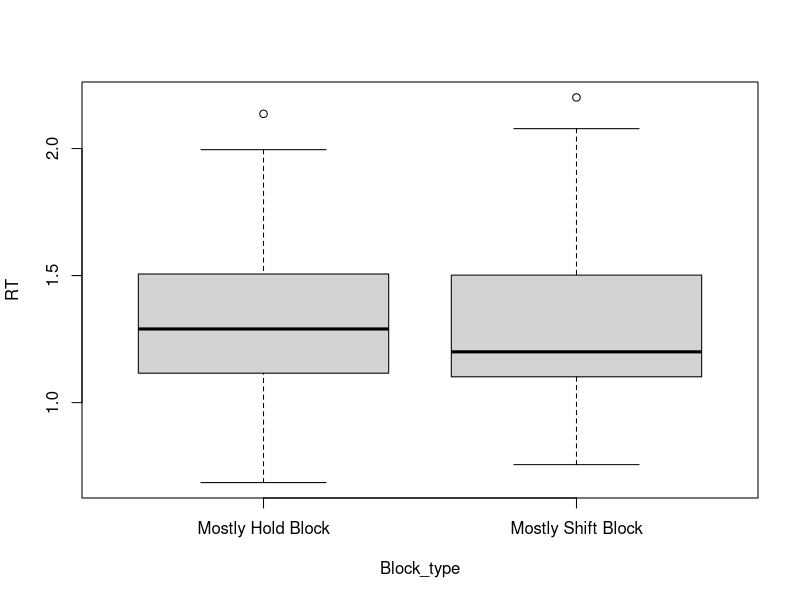
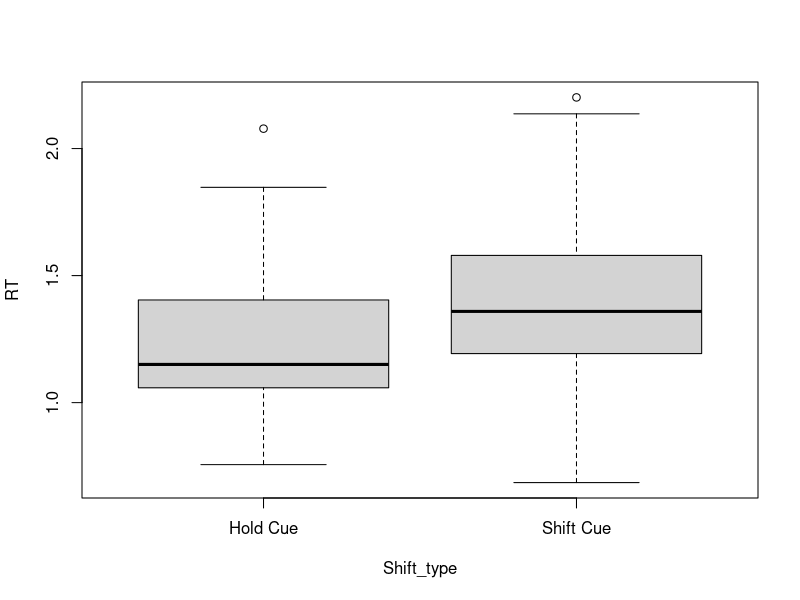
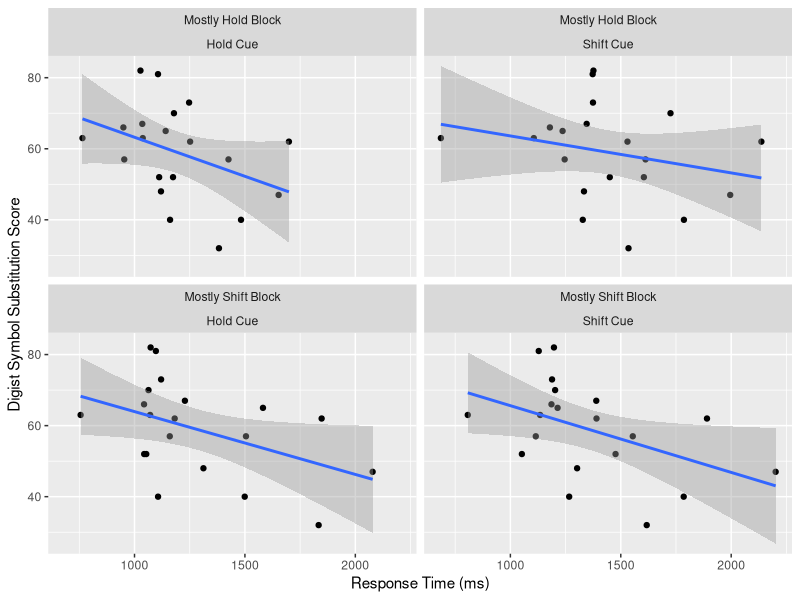

The R source for these figures, in order:
## ---- chunk 1
knitr::opts_chunk$set(echo = TRUE)
## ---- chunk 2

library(readxl)
library(psych)
library(tidyverse)
library(afex)
library(emmeans)
library(dplyr)
library(car)
library(rstatix)

Old <- read_excel("AllOldDSC.xlsx")
## ---- chunk 3
Old$PID<-as.factor(Old$PID)
#Old$Block_type<-as.factor(Old$Block_type)
#Old$Shift_type<-as.factor(Old$Shift_type)
Old$RT<-as.numeric(Old$RT)
Old$DSC<-as.numeric(Old$DSC)
Old$DSC_centered<-as.numeric(Old$DSC_centered)

## ---- chunk 4
Old$Block_type <- factor(Old$Block_type,
                               levels = c(1,2),
                               labels = c("Mostly Hold Block", "Mostly Shift Block")) 

Old$Shift_type <-factor(Old$Shift_type,
                                  levels = c(1,2),
                                  labels = c("Hold Cue", "Shift Cue")) 
## ---- chunk 5
summary(Old)
## ---- chunk 6
   Old %>%
            group_by(Block_type , Shift_type) %>%  
            summarise(mean_RT = mean(RT),
            sd_RT = sd(RT))
## ---- chunk 7
boxplot(RT ~ Block_type,
data = Old)
## ---- chunk 8
boxplot(RT ~ Shift_type,
data = Old)
## ---- chunk 9
leveneTest (RT ~ Block_type , data = Old)
leveneTest(RT ~ Shift_type ,  data = Old)
## ---- chunk 10


Old %>% 
ggplot(aes(x = RT*1000 , y = DSC))+
  geom_point()+
  facet_wrap(~Block_type + Shift_type)+
  stat_smooth(method = "lm")+
  labs(x = "Response Time (ms)" , y = "Digist Symbol Substitution Score")


## ---- chunk 11
library(ggpubr)
## ---- chunk 12
#  cor.test(hmh$RT , hmh$DSC)
## ---- chunk 13
#cor.test(smh$RT , smh$DSC)
## ---- chunk 14
#cor.test(hms$RT , hms$DSC)
## ---- chunk 15
#  cor.test(sms$RT , sms$DSC)
## ---- chunk 16
Old.aov.2 <- aov_car(RT ~ Block_type*Shift_type+ Error(PID/Block_type*Shift_type), data=Old,
                     anova_table = list(es = "pes"))

Old.aov.2
## ---- chunk 17
old.aov.3 <-aov_ez("PID" ,
                   "RT",
                   Old ,
                   between = NULL ,
                   within = c("Block_type" , "Shift_type"))

old.aov.3
## ---- chunk 18
old.aov.4 <-aov_ez("PID" ,
                   "RT",
                   Old ,
                   between = NULL ,
                   within = c("Block_type" , "Shift_type"),
                   covariate = "DSC_centered" , 
                   observed = NULL ,
                   fun_aggregate = NULL ,
                   type = afex_options("type") ,
                   factorize = FALSE ,
                   check_contrasts = FALSE,
                   return = afex_options("return_aov"),
                   anova_table = list(),
                   include_aov = afex_options("include_aov"),
                   print.formula = FALSE)

old.aov.4
## ---- chunk 19

#Old$DSC_madeup <- scale(Old$DSC_madeup , center = TRUE , scale = FALSE)
Old$DSC_centered <- as.numeric(Old$DSC_centered)
Old$Block_type <- as.factor(Old$Block_type)
Old$Shift_type <- as.factor(Old$Shift_type)
Old$RT <- as.numeric(Old$RT)

old.aov.5 <-aov_ez("PID" ,
                   "RT",
                   Old ,
                   between = NULL ,
                   within = c("Block_type" , "Shift_type"),
                   #anova_table = list(es = "pes") ,
                   covariate = "DSC_centered" , 
                   factorize = FALSE)

old.aov.5
